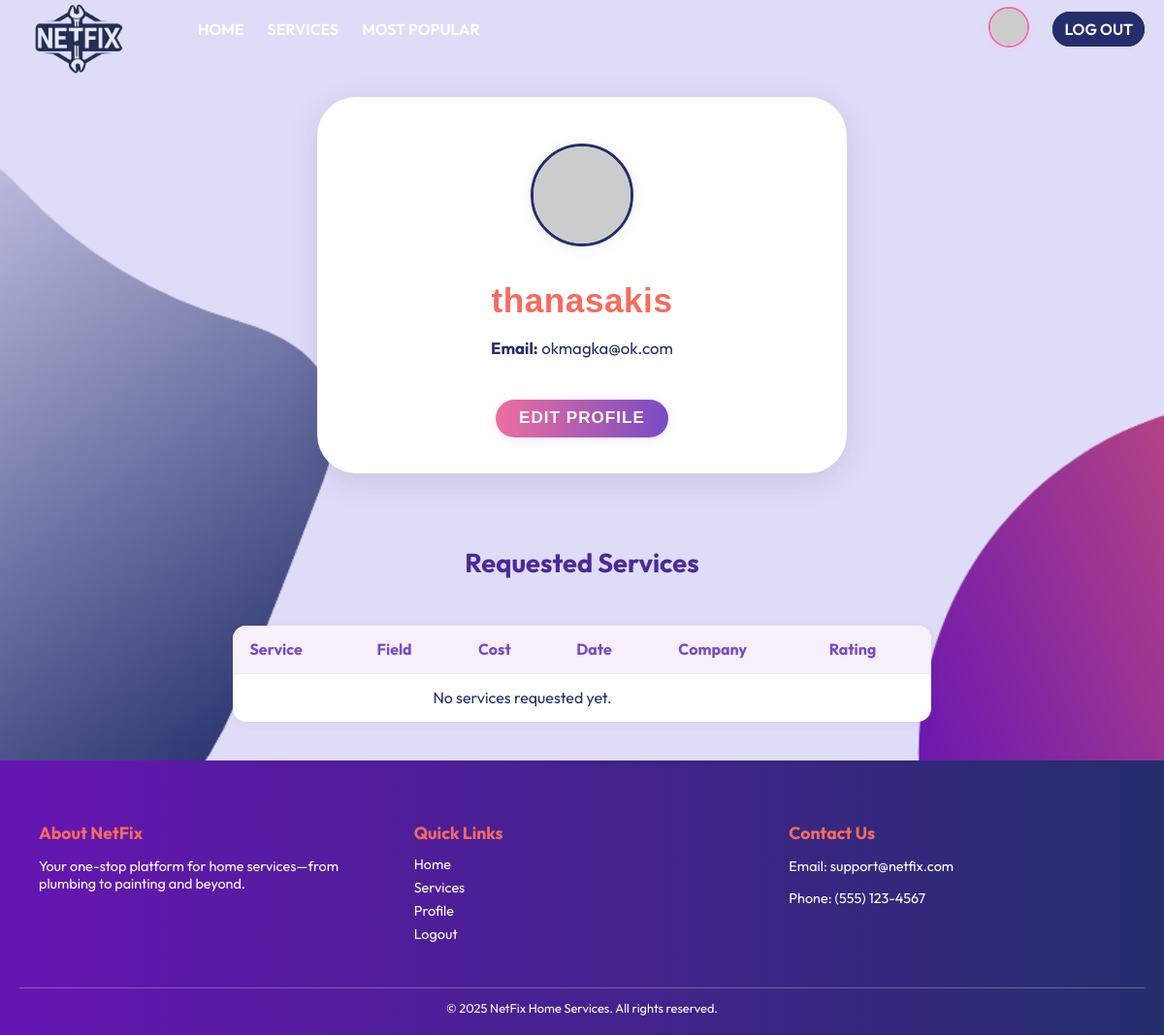
The app's page /accounts/customer/thanasakis/ (signed in), older data.
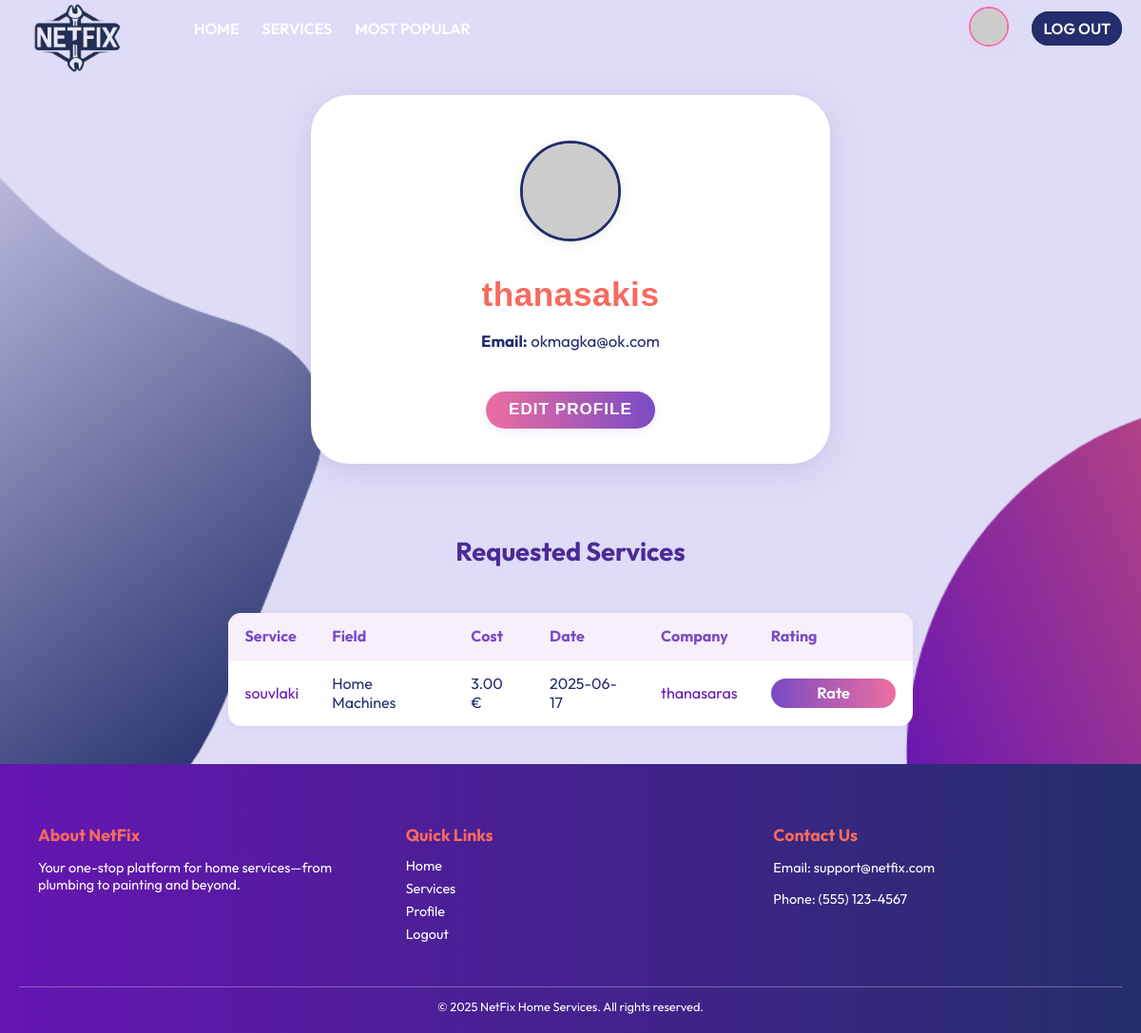
The same page, newer data.
### users/models.py (models this page shows, shortened)
class Customer(models.Model):
    user = models.OneToOneField(
        User,
        on_delete=models.CASCADE,
        primary_key=True,
        related_name="customer_profile",
    )
    birth = models.DateField(
        verbose_name="Date of Birth")
    avatar_index = models.CharField(
        max_length= 2,
        default= '1',
        choices=[(str(i), f"Avatar {i}") for i in "123456789ABCDEFGHIJK"]
    )

class User(AbstractUser):
    is_company = models.BooleanField(default=False)
    is_customer = models.BooleanField(default=False)
    email = models.CharField(max_length=100, unique=True)

class Company(models.Model):
    FIELD_CHOICES = [
        ("Air Conditioner", "Air Conditioner"),
        ("All in One",      "All in One"),
        ("Carpentry",       "Carpentry"),
        ("Electricity",     "Electricity"),
        ("Gardening",       "Gardening"),
        ("Home Machines",   "Home Machines"),
        ("Housekeeping",    "Housekeeping"),
        ("Interior Design", "Interior Design"),
        ("Locks",           "Locks"),
        ("Painting",        "Painting"),
        ("Plumbing",        "Plumbing"),
        ("Water Heaters",   "Water Heaters"),
    ]
    user = models.OneToOneField(
        User,
        on_delete=models.CASCADE,
        primary_key=True,
        related_name="company_profile"
    )
    field_of_work = models.CharField(
        max_length=30,
        choices=FIELD_CHOICES,
        default="All in One",
    )
    rating = models.IntegerField(
        validators=[MinValueValidator(0), MaxValueValidator(5)],
        default=0,
    )
    avatar_index = models.CharField(
        max_length=2,
        default='1',
        choices=[(str(i), f"Avatar {i}") for i in "123456789ABCDEFGHIJK"]
    )

### services/models.py (models this page shows, shortened)
class ServiceRequest(models.Model):
    customer = models.ForeignKey(Customer, on_delete=models.CASCADE)
    service = models.ForeignKey(Service, on_delete=models.CASCADE)
    address = models.CharField(max_length=255)
    hours = models.PositiveIntegerField()
    requested_at = models.DateTimeField(auto_now_add=True)
    rating = models.PositiveSmallIntegerField(null=True, blank=True)

class Service(models.Model):
    FIELD_CHOICES = (
        ('Air Conditioner', 'Air Conditioner'),
        ('Carpentry', 'Carpentry'),
        ('Electricity', 'Electricity'),
        ('Gardening', 'Gardening'),
        ('Home Machines', 'Home Machines'),
        ('Housekeeping', 'Housekeeping'),  # Fixed spelling!
        ('Interior Design', 'Interior Design'),
        ('Locks', 'Locks'),
        ('Painting', 'Painting'),
        ('Plumbing', 'Plumbing'),
        ('Water Heaters', 'Water Heaters'),
    )
    company = models.ForeignKey(Company, on_delete=models.CASCADE)
    name = models.CharField(max_length=40)
    description = models.TextField()
    price_per_hour = models.DecimalField(decimal_places=2, max_digits=7)
    rating = models.IntegerField(
        validators=[MinValueValidator(0), MaxValueValidator(5)],
        default=0
    )
    field = models.CharField(max_length=30, choices=FIELD_CHOICES)
    date_created = models.DateTimeField(auto_now_add=True)

### users/views.py (the view, shortened to what this page needs)
@login_required
def customer_profile(request, username):
    user = get_object_or_404(User, username=username, is_customer=True)
    customer = get_object_or_404(Customer, user=user)
    service_requests = ServiceRequest.objects.filter(customer=customer).order_by('-requested_at')
    for req in service_requests:
        req.total_cost = req.hours * req.service.price_per_hour
    edit_mode = request.GET.get('edit') == '1' and request.user == customer.user
    return render(request, 'users/customer_profile.html', {
        'customer': customer,
        'service_requests': service_requests,
        'edit_mode': edit_mode,
        'profile_user': customer.user,
    })

### users/templates/users/customer_profile.html (shortened to what this page needs)
{% extends 'main/base.html' %}
{% load static %}
{% block content %}
    <div class="profile-container">
        <div class="profile-card">
            <form id="profile-form" method="post" autocomplete="off">
                <div style="text-align: center;">
                    <img
                        id="main-avatar"
                        src="https://api.dicebear.com/7.x/bottts/svg?seed={{ customer.user.username }}{{ customer.avatar_index|default:'1' }}"
                        class="avatar-main-img"
                        style="margin-bottom: 1.5rem; cursor:{% if edit_mode %}pointer{% else %}default{% endif %};"
                    />
                </div>
                <div class="profile-name">{{ customer.user.username }}</div>
                <div class="profile-details">
                    <div><strong>Email:</strong> {{ customer.user.email }}</div>
                </div>
                {% if edit_mode %}
                    <input type="text" name="username" value="{{ customer.user.username }}" class="form-control mb-2"
                           required>
                    <input type="email" name="email" value="{{ customer.user.email }}" class="form-control mb-2"
                           required>
                    <input type="date" name="birth" value="{{ customer.birth|date:'Y-m-d' }}" class="form-control mb-2"
                           required>
                    <input type="hidden" name="avatar_index" id="avatar_index"
                           value="{{ customer.avatar_index|default:'1' }}">
                    <button class="save-btn" type="submit">Save</button>
                {% else %}
                    {% if user == customer.user %}
                        <button type="button" class="edit-btn" onclick="window.location.href='?edit=1'">Edit Profile
                        </button>
                    {% endif %}
                {% endif %}
            </form>
        </div>
    </div>
    <div class="services-section">
        <div class="services-title">Requested Services</div>
        <table class="requested-services-table">
            <thead>
            <tr>
                <th>Service</th>
                <th>Field</th>
                <th>Cost</th>
                <th>Date</th>
                <th>Company</th>
                <th>Rating</th>
            </tr>
            </thead>
            <tbody>
            {% for req in service_requests %}
                <tr>
                    <td>
                        <a href="{% url 'services:index' req.service.id %}">
                            {{ req.service.name }}
                        </a>
                    </td>
                    <td>{{ req.service.field }}</td>
                    <td>{{ req.total_cost }} €</td>
                    <td>{{ req.requested_at|date:"Y-m-d" }}</td>
                    <td>
                        <a href="{% url 'users:company_profile' req.service.company.user %}">
                            {{ req.service.company.user }}
                        </a>
                    </td>
                    <td>
                        {% if req.rating %}
                            <span class="rated">
                                {% for i in "12345" %}
                                    <span style="color: {%  if forloop.counter <= req.rating %}#ffc700 {% else %}#ddd{% endif %}; font-size:1.15em; line-height:1;">
                                        &#9733;
                                    </span>
                                {% endfor %}
                                <span style="font-weight:600; color:#794bc4; margin-left:0.5em;">{{ req.rating }}/5</span>
                            </span>
                        {% else %}
                            <a href="{% url 'services:rate_service' req.id %}" class="service_details_btn table-action-btn">Rate</a>
                        {% endif %}
                    </td>
                </tr>
            {% empty %}
                <tr>
                    <td colspan="5" style="text-align:center;">No services requested yet.</td>
                </tr>
            {% endfor %}
            </tbody>
        </table>
    </div>
{% endblock %}

### main/templates/main/base.html (shortened to what this page needs)
{% load static %}
<!DOCTYPE html>
<html lang="en">
<head>
    <link rel="stylesheet" href="{% static 'css/style.css' %}"/>
</head>
<body>
    {% include 'main/navbar.html' %}
    <main class="site-content">
        {% block content %}{% endblock %}
    </main>
    <footer class="site-footer">
        <div class="footer-inner">
            <div class="footer-section">
                <h4>About NetFix</h4>
                <p>Your one-stop platform for home services—from plumbing to painting and beyond.</p>
            </div>
            <div class="footer-section">
                <h4>Quick Links</h4>
                <ul>
                    <li><a href="{% url 'main:home' %}">Home</a></li>
                    <li><a href="{% url 'services:service_list' %}">Services</a></li>
                    {% if user.is_authenticated %}
                        <li>
                        {% if user.is_company %}
                            <a href="{% url 'users:company_profile' user.username %}">Profile</a>
                        {% else %}
                            <a href="{% url 'users:company_profile' user.username %}">Profile</a>
                        {% endif %}
                        </li>
                        <li><a href="{% url 'main:logout' %}">Logout</a></li>
                    {% else %}
                        <li><a href="{% url 'users:login_user' %}">Log In</a></li>
                        <li><a href="{% url 'users:register_customer' %}">Sign Up</a></li>
                    {% endif %}
                </ul>
            </div>
            <div class="footer-section">
                <h4>Contact Us</h4>
                <p>Email: support@netfix.com</p>
                <p>Phone: (555) 123-4567</p>
            </div>
        </div>
        <div class="footer-bottom">
            &copy; {% now "Y" %} NetFix Home Services. All rights reserved.
        </div>
    </footer>
</body>
</html>

### main/templates/main/navbar.html (shortened to what this page needs)
{% load static %}
<nav class="navbar">
  <div class="navbar-inner">
    <a href="{% url 'main:home' %}" class="logo-link">
      <img src="{% static 'images/logo.png' %}" alt="NetFix Logo" class="site-logo">
    </a>
    <ul class="nav-links-left">
      <li><a href="{% url 'main:home' %}">Home</a></li>
      <li class="dropdown">
        <a href="{% url 'services:service_list' %}">Services</a>
      </li>
      <li><a href="{% url 'services:most_requested_services' %}">Most Popular</a></li>
    </ul>
    <ul class="nav-links-right">
      {% if user.is_authenticated %}
        <li>
          {% if user.is_company %}
            <a href="{% url 'users:company_profile' user.username %}" class="avatar-nav-link" style="padding:0;border:none;background:none;">
              <img
                src="https://api.dicebear.com/7.x/bottts/svg?seed={{ user.username }}{{ user.company_profile.avatar_index|default:'1' }}"
                alt="Profile Avatar"
                class="navbar-avatar"
                style="width:38px; height:38px; border-radius:50%; background:#fff; border:2px solid #794bc4; object-fit:cover;"
              >
            </a>
          {% elif user.is_customer %}
            <a href="{% url 'users:customer_profile' user.username %}" class="avatar-nav-link" style="padding:0;border:none;background:none;">
              <img
                src="https://api.dicebear.com/7.x/bottts/svg?seed={{ user.username }}{{ user.customer_profile.avatar_index|default:'1' }}"
                alt="Profile Avatar"
                class="navbar-avatar"
                style="width:38px; height:38px; border-radius:50%; background:#fff; border:2px solid #ed6ea0; object-fit:cover;"
              >
            </a>
          {% endif %}
        </li>
        <li><a href="{% url 'main:logout' %}">Log Out</a></li>
      {% endif %}
    </ul>
  </div>
</nav>

Row changes from the older to the newer data that the page shows:
added ServiceRequest: service.name "souvlaki", service.field "Home Machines", total_cost "3.00", requested_at "2025-06-17", service.company.user "thanasaras", shows "Rate"
Text that changed along with them:
text no longer shown: "No services requested yet."
